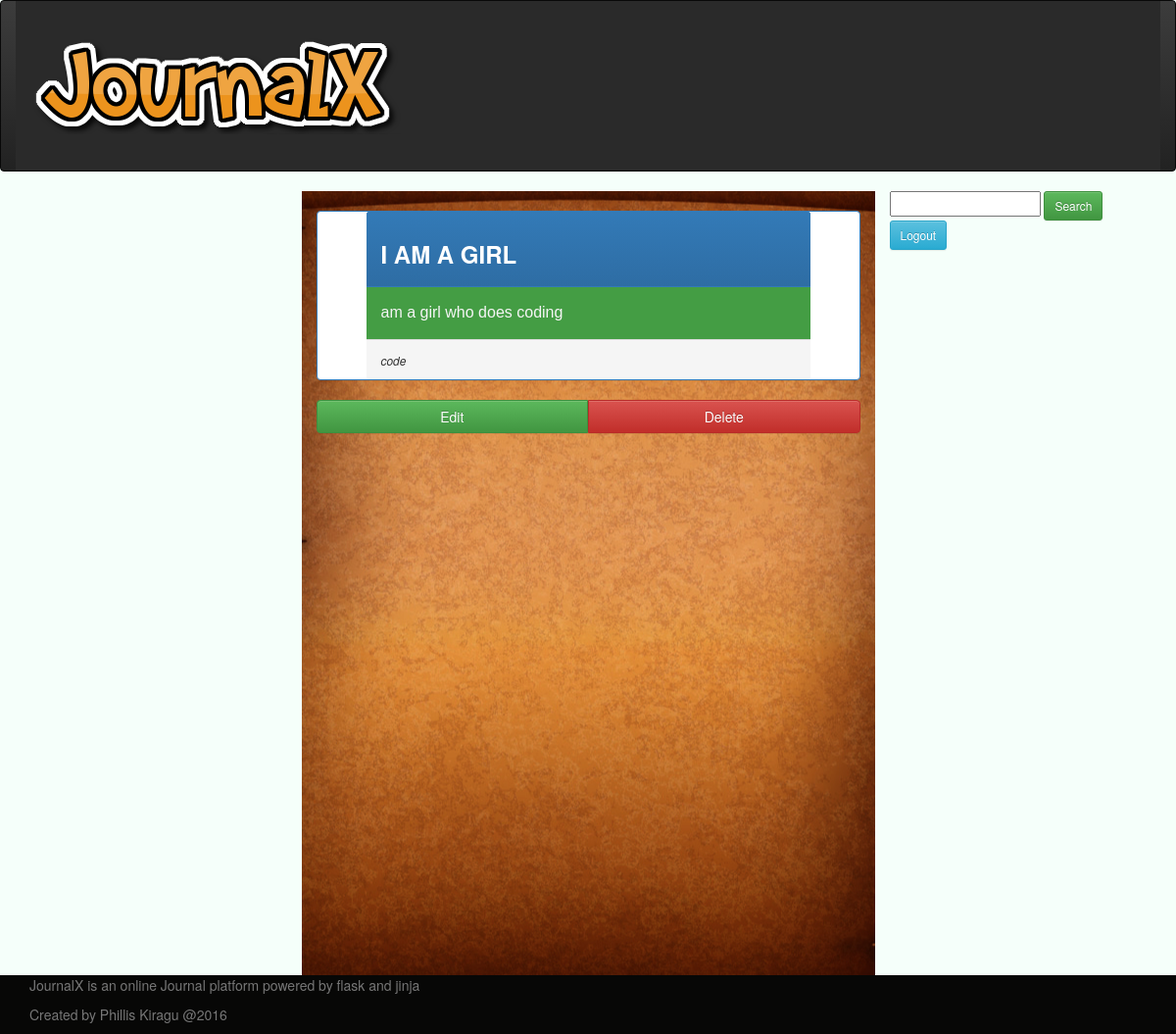
The page /view/4 (signed in) on the database its author committed.
### app/mod_main/models.py (models this page shows, shortened)
class Base(db.Model):
    __abstract__ = True
    date_created = db.Column(db.DateTime,  default=db.func.current_timestamp())
    date_modified = db.Column(db.DateTime,  default=db.func.current_timestamp(), onupdate=db.func.current_timestamp())

class Journal(Base):
    __tablename__ = 'journal'
    __searchable__ = ['body', 'title', 'tags']
    id = db.Column(db.Integer, primary_key=True)
    title = db.Column(db.String(200), nullable=False)
    body = db.Column(db.String(1000), nullable=False)
    tags = db.Column(db.String(50),  db.ForeignKey('tags.tagname'), nullable=True)
    user_id = db.Column(db.Integer, db.ForeignKey('user.id'))
    user = db.relationship('User')

### app/mod_main/controllers.py (the view)
@mod_main.route('/view/<int:id>', methods=['GET', 'POST'])
@login_required
def view_entry(id):
    journal_entry = Journal.query.get_or_404(id)
    user =  current_user
    return render_template('main/viewentry.html', journal_entry=journal_entry, user=user)

### app/mod_main/forms.py
class SearchForm(Form):
    search = StringField('search', validators=[DataRequired()])

### app/mod_auth/controllers.py (called while the page is built)
@lm.user_loader
def load_user(id):
    return User.query.get(int(id))

@app.before_request
def before_request():
    g.user = current_user
    if g.user.is_authenticated:
        g.search_form = SearchForm()

### app/mod_main/models.py (called while the page is built)
    @property
    def is_authenticated(self):
        return True

### app/templates/main/viewentry.html (shortened to what this page needs)
{% extends "main/base.html" %}
{% block content %}
    <div class="row-fluid">
            <div class="col-lg-3">
            </div>
            <div id="center-side-id4" class="col-lg-6 center-side">
                {% block center_content %}
                    {% if journal_entry %}
                        <div class="panel panel-primary">
                            <div class="panel-heading"><h3><b>{{ journal_entry.title|upper }}</b></h3></div>
                            <div id="panel-light" class="panel-body">{{ journal_entry.body }}</div>
                            <div class="panel-footer"><i><small>{{ journal_entry.tags }}</small></i></div>
                        </div>
                        <div class="btn-group btn-group-justified">
                            <a class="btn btn-success" href="{{ url_for('main.update_entry', id = journal_entry.id) }}"> Edit </a>
                            <a class="btn btn-danger" href="{{ url_for('main.delete', id=journal_entry.id) }}"> Delete</a>
                        </div>
                    {% endif %}
                {% endblock %}
            </div>
            <div class="col-lg-3">
                {% block right_content %}
                    {{ super() }}
                {% endblock %}
            </div>
        </div>
{% endblock %}

### app/static/css/main.css (style rules this page uses)
body, html { height: 100%; background-size:cover; background-color: mintcream; }
.center-side { background-image: url("../media/background1.jpg"); background-attachment: fixed; background-position: center, center; height: 100vh; }
.center-side .panel { margin-top: 20px; padding-left: 50px; padding-right: 50px; height: 100%; }
#center-side-id4 .panel { height: auto; }
#panel-light { background-color: #449d44; color: whitesmoke; font-family: 'Ubuntu', 'Lucida Grande', 'Lucida Sans Unicode', 'Geneva', 'Verdana', sans-serif; font-size: medium; }

### rows shown on the page
Journal: title "I AM A GIRL", body "am a girl who does coding", tags "code"
